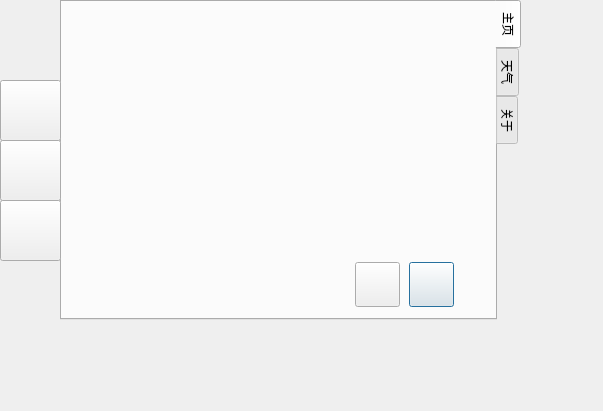
<?xml version="1.0" encoding="UTF-8"?>
<ui version="4.0">
 <class>Dialog</class>
 <widget class="QDialog" name="Dialog">
  <property name="geometry">
   <rect>
    <x>0</x>
    <y>0</y>
    <width>603</width>
    <height>411</height>
   </rect>
  </property>
  <property name="windowTitle">
   <string>Dialog</string>
  </property>
  <widget class="QTabWidget" name="MainTab">
   <property name="geometry">
    <rect>
     <x>60</x>
     <y>0</y>
     <width>461</width>
     <height>320</height>
    </rect>
   </property>
   <property name="tabPosition">
    <enum>QTabWidget::East</enum>
   </property>
   <property name="tabShape">
    <enum>QTabWidget::Rounded</enum>
   </property>
   <property name="currentIndex">
    <number>0</number>
   </property>
   <property name="iconSize">
    <size>
     <width>20</width>
     <height>20</height>
    </size>
   </property>
   <widget class="QWidget" name="Tab_Home">
    <attribute name="title">
     <string>主页</string>
    </attribute>
    <widget class="QLabel" name="TimeLabel">
     <property name="geometry">
      <rect>
       <x>10</x>
       <y>130</y>
       <width>241</width>
       <height>111</height>
      </rect>
     </property>
     <property name="font">
      <font>
       <family>FreeSans</family>
       <pointsize>50</pointsize>
      </font>
     </property>
     <property name="text">
      <string/>
     </property>
     <property name="alignment">
      <set>Qt::AlignCenter</set>
     </property>
    </widget>
    <widget class="QLabel" name="WN_Location">
     <property name="geometry">
      <rect>
       <x>300</x>
       <y>100</y>
       <width>91</width>
       <height>31</height>
      </rect>
     </property>
     <property name="font">
      <font>
       <pointsize>11</pointsize>
       <kerning>false</kerning>
      </font>
     </property>
     <property name="text">
      <string/>
     </property>
     <property name="alignment">
      <set>Qt::AlignCenter</set>
     </property>
    </widget>
    <widget class="QPushButton" name="pushButton_2">
     <property name="geometry">
      <rect>
       <x>347</x>
       <y>260</y>
       <width>45</width>
       <height>45</height>
      </rect>
     </property>
     <property name="sizePolicy">
      <sizepolicy hsizetype="Fixed" vsizetype="Fixed">
       <horstretch>0</horstretch>
       <verstretch>0</verstretch>
      </sizepolicy>
     </property>
     <property name="text">
      <string/>
     </property>
     <property name="icon">
      <iconset resource="Pictures.qrc">
       <normaloff>:/Button_Index/V4Beta3_BgShutDownBtn_45x45.png</normaloff>:/Button_Index/V4Beta3_BgShutDownBtn_45x45.png</iconset>
     </property>
     <property name="iconSize">
      <size>
       <width>100</width>
       <height>100</height>
      </size>
     </property>
    </widget>
    <widget class="QPushButton" name="pushButton">
     <property name="geometry">
      <rect>
       <x>293</x>
       <y>260</y>
       <width>45</width>
       <height>45</height>
      </rect>
     </property>
     <property name="text">
      <string/>
     </property>
     <property name="icon">
      <iconset resource="Pictures.qrc">
       <normaloff>:/Button_Index/V4Beta3_BgRefreshDownBtn_45x45.png</normaloff>:/Button_Index/V4Beta3_BgRefreshDownBtn_45x45.png</iconset>
     </property>
     <property name="iconSize">
      <size>
       <width>100</width>
       <height>100</height>
      </size>
     </property>
    </widget>
    <widget class="QLabel" name="label">
     <property name="geometry">
      <rect>
       <x>0</x>
       <y>0</y>
       <width>420</width>
       <height>320</height>
      </rect>
     </property>
     <property name="sizePolicy">
      <sizepolicy hsizetype="Fixed" vsizetype="Fixed">
       <horstretch>0</horstretch>
       <verstretch>0</verstretch>
      </sizepolicy>
     </property>
     <property name="font">
      <font>
       <pointsize>10</pointsize>
      </font>
     </property>
     <property name="text">
      <string/>
     </property>
     <property name="textFormat">
      <enum>Qt::RichText</enum>
     </property>
     <property name="pixmap">
      <pixmap resource="Pictures.qrc">:/Bg/HomeBg</pixmap>
     </property>
     <property name="scaledContents">
      <bool>true</bool>
     </property>
     <property name="alignment">
      <set>Qt::AlignCenter</set>
     </property>
     <property name="wordWrap">
      <bool>false</bool>
     </property>
    </widget>
    <widget class="QLabel" name="DateLabel">
     <property name="geometry">
      <rect>
       <x>40</x>
       <y>100</y>
       <width>201</width>
       <height>31</height>
      </rect>
     </property>
     <property name="font">
      <font>
       <pointsize>13</pointsize>
       <weight>50</weight>
       <bold>false</bold>
       <stylestrategy>PreferDefault</stylestrategy>
       <kerning>true</kerning>
      </font>
     </property>
     <property name="text">
      <string/>
     </property>
     <property name="alignment">
      <set>Qt::AlignCenter</set>
     </property>
    </widget>
    <widget class="QLabel" name="SecondLabel">
     <property name="geometry">
      <rect>
       <x>240</x>
       <y>190</y>
       <width>31</width>
       <height>31</height>
      </rect>
     </property>
     <property name="font">
      <font>
       <pointsize>12</pointsize>
       <weight>75</weight>
       <bold>true</bold>
      </font>
     </property>
     <property name="text">
      <string/>
     </property>
    </widget>
    <widget class="QLabel" name="WN_Temp">
     <property name="geometry">
      <rect>
       <x>290</x>
       <y>130</y>
       <width>111</width>
       <height>61</height>
      </rect>
     </property>
     <property name="font">
      <font>
       <family>FreeSans</family>
       <pointsize>32</pointsize>
       <weight>50</weight>
       <bold>false</bold>
       <kerning>false</kerning>
      </font>
     </property>
     <property name="text">
      <string/>
     </property>
     <property name="alignment">
      <set>Qt::AlignCenter</set>
     </property>
    </widget>
    <widget class="QLabel" name="WN_Status">
     <property name="geometry">
      <rect>
       <x>290</x>
       <y>180</y>
       <width>111</width>
       <height>61</height>
      </rect>
     </property>
     <property name="font">
      <font>
       <pointsize>10</pointsize>
      </font>
     </property>
     <property name="text">
      <string/>
     </property>
     <property name="alignment">
      <set>Qt::AlignCenter</set>
     </property>
    </widget>
    <zorder>label</zorder>
    <zorder>TimeLabel</zorder>
    <zorder>pushButton_2</zorder>
    <zorder>pushButton</zorder>
    <zorder>DateLabel</zorder>
    <zorder>SecondLabel</zorder>
    <zorder>WN_Temp</zorder>
    <zorder>WN_Status</zorder>
    <zorder>WN_Location</zorder>
   </widget>
   <widget class="QWidget" name="Tab_Weather">
    <attribute name="title">
     <string>天气</string>
    </attribute>
    <widget class="QLabel" name="ForecastToday">
     <property name="geometry">
      <rect>
       <x>300</x>
       <y>80</y>
       <width>91</width>
       <height>101</height>
      </rect>
     </property>
     <property name="font">
      <font>
       <family>FreeSans</family>
       <pointsize>13</pointsize>
      </font>
     </property>
     <property name="text">
      <string/>
     </property>
     <property name="alignment">
      <set>Qt::AlignRight|Qt::AlignTrailing|Qt::AlignVCenter</set>
     </property>
    </widget>
    <widget class="QLabel" name="ForecastNx_Temp">
     <property name="geometry">
      <rect>
       <x>276</x>
       <y>226</y>
       <width>91</width>
       <height>35</height>
      </rect>
     </property>
     <property name="font">
      <font>
       <family>FreeSans</family>
       <pointsize>14</pointsize>
      </font>
     </property>
     <property name="text">
      <string/>
     </property>
     <property name="alignment">
      <set>Qt::AlignRight|Qt::AlignTrailing|Qt::AlignVCenter</set>
     </property>
    </widget>
    <widget class="QLabel" name="Bg_Weather">
     <property name="geometry">
      <rect>
       <x>0</x>
       <y>0</y>
       <width>420</width>
       <height>320</height>
      </rect>
     </property>
     <property name="sizePolicy">
      <sizepolicy hsizetype="Fixed" vsizetype="Fixed">
       <horstretch>0</horstretch>
       <verstretch>0</verstretch>
      </sizepolicy>
     </property>
     <property name="font">
      <font>
       <pointsize>10</pointsize>
      </font>
     </property>
     <property name="text">
      <string/>
     </property>
     <property name="textFormat">
      <enum>Qt::RichText</enum>
     </property>
     <property name="pixmap">
      <pixmap resource="Pictures.qrc">:/Bg/WeatherBg</pixmap>
     </property>
     <property name="scaledContents">
      <bool>true</bool>
     </property>
     <property name="alignment">
      <set>Qt::AlignCenter</set>
     </property>
     <property name="wordWrap">
      <bool>false</bool>
     </property>
    </widget>
    <widget class="QLabel" name="WF_Location">
     <property name="geometry">
      <rect>
       <x>34</x>
       <y>68</y>
       <width>151</width>
       <height>31</height>
      </rect>
     </property>
     <property name="font">
      <font>
       <family>FreeSans</family>
       <pointsize>12</pointsize>
      </font>
     </property>
     <property name="text">
      <string/>
     </property>
     <property name="alignment">
      <set>Qt::AlignLeading|Qt::AlignLeft|Qt::AlignVCenter</set>
     </property>
    </widget>
    <widget class="QLabel" name="WF_Date">
     <property name="geometry">
      <rect>
       <x>34</x>
       <y>96</y>
       <width>151</width>
       <height>22</height>
      </rect>
     </property>
     <property name="font">
      <font>
       <pointsize>9</pointsize>
      </font>
     </property>
     <property name="text">
      <string/>
     </property>
    </widget>
    <widget class="QLabel" name="WF_Temp">
     <property name="geometry">
      <rect>
       <x>34</x>
       <y>192</y>
       <width>111</width>
       <height>61</height>
      </rect>
     </property>
     <property name="font">
      <font>
       <family>FreeSans</family>
       <pointsize>37</pointsize>
       <weight>50</weight>
       <bold>false</bold>
       <kerning>false</kerning>
      </font>
     </property>
     <property name="text">
      <string/>
     </property>
     <property name="alignment">
      <set>Qt::AlignLeading|Qt::AlignLeft|Qt::AlignVCenter</set>
     </property>
    </widget>
    <widget class="QLabel" name="WF_Status">
     <property name="geometry">
      <rect>
       <x>34</x>
       <y>251</y>
       <width>151</width>
       <height>31</height>
      </rect>
     </property>
     <property name="font">
      <font>
       <family>FreeSans</family>
       <pointsize>13</pointsize>
      </font>
     </property>
     <property name="text">
      <string/>
     </property>
     <property name="alignment">
      <set>Qt::AlignLeading|Qt::AlignLeft|Qt::AlignVCenter</set>
     </property>
    </widget>
    <widget class="QLabel" name="WF_Title">
     <property name="geometry">
      <rect>
       <x>194</x>
       <y>76</y>
       <width>81</width>
       <height>31</height>
      </rect>
     </property>
     <property name="font">
      <font>
       <family>FreeSans</family>
       <pointsize>11</pointsize>
      </font>
     </property>
     <property name="text">
      <string/>
     </property>
    </widget>
    <widget class="QLabel" name="WF_Title_2">
     <property name="geometry">
      <rect>
       <x>194</x>
       <y>102</y>
       <width>81</width>
       <height>31</height>
      </rect>
     </property>
     <property name="font">
      <font>
       <family>FreeSans</family>
       <pointsize>11</pointsize>
      </font>
     </property>
     <property name="text">
      <string/>
     </property>
    </widget>
    <widget class="QLabel" name="WF_Title_3">
     <property name="geometry">
      <rect>
       <x>194</x>
       <y>128</y>
       <width>81</width>
       <height>31</height>
      </rect>
     </property>
     <property name="font">
      <font>
       <family>FreeSans</family>
       <pointsize>11</pointsize>
      </font>
     </property>
     <property name="text">
      <string/>
     </property>
    </widget>
    <widget class="QLabel" name="WF_Title_4">
     <property name="geometry">
      <rect>
       <x>194</x>
       <y>154</y>
       <width>81</width>
       <height>31</height>
      </rect>
     </property>
     <property name="font">
      <font>
       <family>FreeSans</family>
       <pointsize>11</pointsize>
      </font>
     </property>
     <property name="text">
      <string/>
     </property>
    </widget>
    <widget class="QLabel" name="WF_Nx_Title">
     <property name="geometry">
      <rect>
       <x>213</x>
       <y>198</y>
       <width>51</width>
       <height>41</height>
      </rect>
     </property>
     <property name="font">
      <font>
       <pointsize>14</pointsize>
      </font>
     </property>
     <property name="text">
      <string/>
     </property>
     <property name="alignment">
      <set>Qt::AlignCenter</set>
     </property>
    </widget>
    <widget class="QLabel" name="WF_Nx_Time">
     <property name="geometry">
      <rect>
       <x>209</x>
       <y>226</y>
       <width>61</width>
       <height>41</height>
      </rect>
     </property>
     <property name="font">
      <font>
       <family>FreeSans</family>
       <pointsize>10</pointsize>
      </font>
     </property>
     <property name="text">
      <string/>
     </property>
     <property name="alignment">
      <set>Qt::AlignCenter</set>
     </property>
    </widget>
    <widget class="QLabel" name="ForecastNx_Status">
     <property name="geometry">
      <rect>
       <x>276</x>
       <y>202</y>
       <width>91</width>
       <height>31</height>
      </rect>
     </property>
     <property name="font">
      <font>
       <family>FreeSans</family>
       <pointsize>10</pointsize>
      </font>
     </property>
     <property name="text">
      <string/>
     </property>
     <property name="alignment">
      <set>Qt::AlignRight|Qt::AlignTrailing|Qt::AlignVCenter</set>
     </property>
    </widget>
    <widget class="QPushButton" name="RefreshButton">
     <property name="geometry">
      <rect>
       <x>368</x>
       <y>9</y>
       <width>40</width>
       <height>40</height>
      </rect>
     </property>
     <property name="sizePolicy">
      <sizepolicy hsizetype="Expanding" vsizetype="Expanding">
       <horstretch>0</horstretch>
       <verstretch>0</verstretch>
      </sizepolicy>
     </property>
     <property name="text">
      <string/>
     </property>
     <property name="icon">
      <iconset resource="Pictures.qrc">
       <normaloff>:/Button_Index/V4Beta3_BgRefreshDownBtn_45x45.png</normaloff>:/Button_Index/V4Beta3_BgRefreshDownBtn_45x45.png</iconset>
     </property>
     <property name="iconSize">
      <size>
       <width>80</width>
       <height>80</height>
      </size>
     </property>
    </widget>
    <zorder>Bg_Weather</zorder>
    <zorder>ForecastToday</zorder>
    <zorder>WF_Location</zorder>
    <zorder>WF_Date</zorder>
    <zorder>WF_Temp</zorder>
    <zorder>WF_Status</zorder>
    <zorder>WF_Title</zorder>
    <zorder>WF_Title_2</zorder>
    <zorder>WF_Title_3</zorder>
    <zorder>WF_Title_4</zorder>
    <zorder>WF_Nx_Title</zorder>
    <zorder>WF_Nx_Time</zorder>
    <zorder>ForecastNx_Status</zorder>
    <zorder>ForecastNx_Temp</zorder>
    <zorder>RefreshButton</zorder>
   </widget>
   <widget class="QWidget" name="tab">
    <attribute name="title">
     <string>关于</string>
    </attribute>
    <widget class="QLabel" name="Bg_About">
     <property name="geometry">
      <rect>
       <x>0</x>
       <y>0</y>
       <width>420</width>
       <height>320</height>
      </rect>
     </property>
     <property name="sizePolicy">
      <sizepolicy hsizetype="Fixed" vsizetype="Fixed">
       <horstretch>0</horstretch>
       <verstretch>0</verstretch>
      </sizepolicy>
     </property>
     <property name="font">
      <font>
       <pointsize>10</pointsize>
      </font>
     </property>
     <property name="text">
      <string/>
     </property>
     <property name="textFormat">
      <enum>Qt::RichText</enum>
     </property>
     <property name="pixmap">
      <pixmap resource="Pictures.qrc">:/Bg/AboutBg</pixmap>
     </property>
     <property name="scaledContents">
      <bool>true</bool>
     </property>
     <property name="alignment">
      <set>Qt::AlignCenter</set>
     </property>
     <property name="wordWrap">
      <bool>false</bool>
     </property>
    </widget>
   </widget>
  </widget>
  <widget class="QPushButton" name="HomeBtn">
   <property name="geometry">
    <rect>
     <x>0</x>
     <y>80</y>
     <width>61</width>
     <height>61</height>
    </rect>
   </property>
   <property name="sizePolicy">
    <sizepolicy hsizetype="Fixed" vsizetype="Fixed">
     <horstretch>0</horstretch>
     <verstretch>0</verstretch>
    </sizepolicy>
   </property>
   <property name="layoutDirection">
    <enum>Qt::LeftToRight</enum>
   </property>
   <property name="text">
    <string/>
   </property>
   <property name="icon">
    <iconset resource="Pictures.qrc">
     <normaloff>:/Button_Left/V4Beta3_HomeBtn_60x60.png</normaloff>:/Button_Left/V4Beta3_HomeBtn_60x60.png</iconset>
   </property>
   <property name="iconSize">
    <size>
     <width>120</width>
     <height>120</height>
    </size>
   </property>
   <property name="checked">
    <bool>false</bool>
   </property>
  </widget>
  <widget class="QPushButton" name="WeatherBtn">
   <property name="geometry">
    <rect>
     <x>0</x>
     <y>140</y>
     <width>61</width>
     <height>61</height>
    </rect>
   </property>
   <property name="text">
    <string/>
   </property>
   <property name="icon">
    <iconset resource="Pictures.qrc">
     <normaloff>:/Button_Left/V4Beta3_WeatherBtn_60x60.png</normaloff>:/Button_Left/V4Beta3_WeatherBtn_60x60.png</iconset>
   </property>
   <property name="iconSize">
    <size>
     <width>120</width>
     <height>120</height>
    </size>
   </property>
  </widget>
  <widget class="QPushButton" name="AboutBtn">
   <property name="geometry">
    <rect>
     <x>0</x>
     <y>200</y>
     <width>61</width>
     <height>61</height>
    </rect>
   </property>
   <property name="text">
    <string/>
   </property>
   <property name="icon">
    <iconset resource="Pictures.qrc">
     <normaloff>:/Button_Left/V4Beta3_AboutBtn_60x60.png</normaloff>:/Button_Left/V4Beta3_AboutBtn_60x60.png</iconset>
   </property>
   <property name="iconSize">
    <size>
     <width>120</width>
     <height>120</height>
    </size>
   </property>
  </widget>
  <widget class="QLabel" name="LeftSlide">
   <property name="geometry">
    <rect>
     <x>0</x>
     <y>0</y>
     <width>63</width>
     <height>320</height>
    </rect>
   </property>
   <property name="text">
    <string/>
   </property>
   <property name="pixmap">
    <pixmap resource="Pictures.qrc">:/Bg/Left_Slide.bmp</pixmap>
   </property>
   <property name="scaledContents">
    <bool>true</bool>
   </property>
  </widget>
  <zorder>LeftSlide</zorder>
  <zorder>MainTab</zorder>
  <zorder>HomeBtn</zorder>
  <zorder>WeatherBtn</zorder>
  <zorder>AboutBtn</zorder>
 </widget>
 <resources>
  <include location="Pictures.qrc"/>
 </resources>
 <connections>
  <connection>
   <sender>pushButton</sender>
   <signal>clicked()</signal>
   <receiver>Dialog</receiver>
   <slot>QueryWeather()</slot>
   <hints>
    <hint type="sourcelabel">
     <x>437</x>
     <y>287</y>
    </hint>
    <hint type="destinationlabel">
     <x>239</x>
     <y>159</y>
    </hint>
   </hints>
  </connection>
  <connection>
   <sender>pushButton_2</sender>
   <signal>clicked()</signal>
   <receiver>Dialog</receiver>
   <slot>close()</slot>
   <hints>
    <hint type="sourcelabel">
     <x>387</x>
     <y>287</y>
    </hint>
    <hint type="destinationlabel">
     <x>239</x>
     <y>159</y>
    </hint>
   </hints>
  </connection>
  <connection>
   <sender>HomeBtn</sender>
   <signal>clicked()</signal>
   <receiver>Dialog</receiver>
   <slot>TabToHome()</slot>
   <hints>
    <hint type="sourcelabel">
     <x>17</x>
     <y>77</y>
    </hint>
    <hint type="destinationlabel">
     <x>70</x>
     <y>4</y>
    </hint>
   </hints>
  </connection>
  <connection>
   <sender>WeatherBtn</sender>
   <signal>clicked()</signal>
   <receiver>Dialog</receiver>
   <slot>TabToWeather()</slot>
   <hints>
    <hint type="sourcelabel">
     <x>48</x>
     <y>148</y>
    </hint>
    <hint type="destinationlabel">
     <x>190</x>
     <y>11</y>
    </hint>
   </hints>
  </connection>
  <connection>
   <sender>AboutBtn</sender>
   <signal>clicked()</signal>
   <receiver>Dialog</receiver>
   <slot>TabToAbout()</slot>
   <hints>
    <hint type="sourcelabel">
     <x>18</x>
     <y>218</y>
    </hint>
    <hint type="destinationlabel">
     <x>326</x>
     <y>18</y>
    </hint>
   </hints>
  </connection>
  <connection>
   <sender>RefreshButton</sender>
   <signal>clicked()</signal>
   <receiver>Dialog</receiver>
   <slot>QueryWeather()</slot>
   <hints>
    <hint type="sourcelabel">
     <x>449</x>
     <y>30</y>
    </hint>
    <hint type="destinationlabel">
     <x>278</x>
     <y>199</y>
    </hint>
   </hints>
  </connection>
 </connections>
 <slots>
  <slot>clearResult()</slot>
  <slot>QueryWeather()</slot>
  <slot>ForecastWeather()</slot>
  <slot>TabToHome()</slot>
  <slot>TabToWeather()</slot>
  <slot>TabToAbout()</slot>
  <slot>RefreshTimeLabels()</slot>
 </slots>
</ui>
